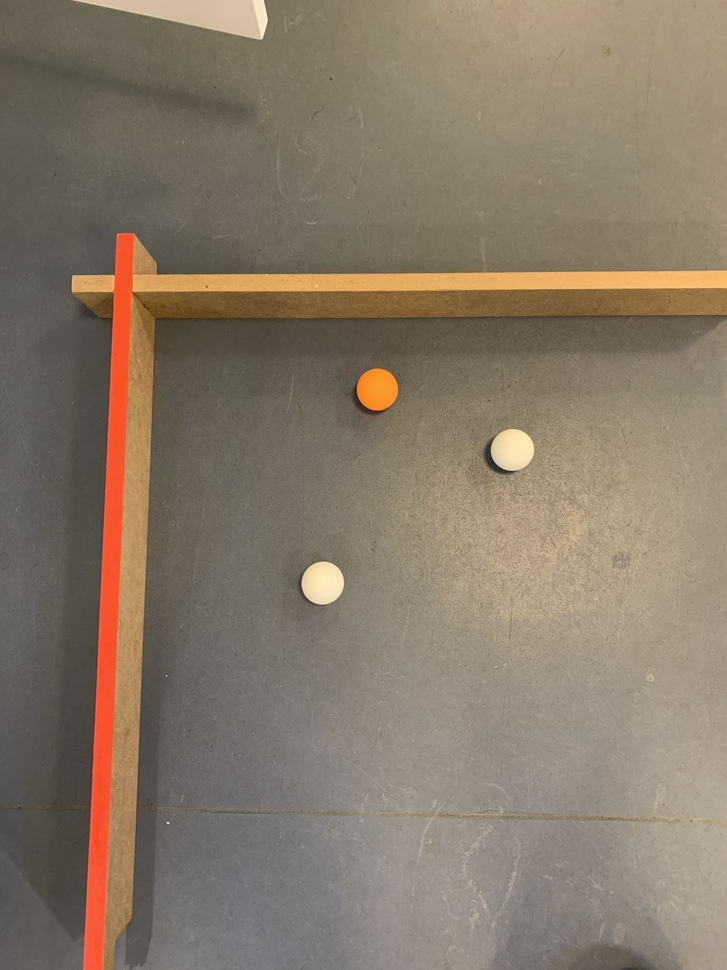
#> input picture images/1.jpg, 727 x 970 px, shrunk from 3024 x 4032 before the run
$ python PreprocessImage.py
#> lines starting #> are read from the running program, lines starting #| are printed output that depends on the picture; after the words box and inside, x2 and y2 are one past the last pixel; in counts of white or black regions, pixels touching at a corner belong together
# -*- coding: utf-8 -*-
"""
Created on Tue Feb  6 16:18:10 2024

@author: MagnusStarkadOttosen
"""

import cv2
import numpy as np

#Path from where images comes from and path where the processed images are stored
input_folder_path = 'images/'
output_folder_path = 'images/'

#Name of the image to be used
image_name = '1.jpg'

input_image_path = input_folder_path + image_name

image = cv2.imread(input_image_path)
#> image is the input picture: shape (970, 727, 3); mean B, G, R 104.4, 121.3, 135.4

#Only proceed if an image is found
if image is not None:
    #Convert to gray scale
    gray = cv2.cvtColor(image, cv2.COLOR_BGR2GRAY)
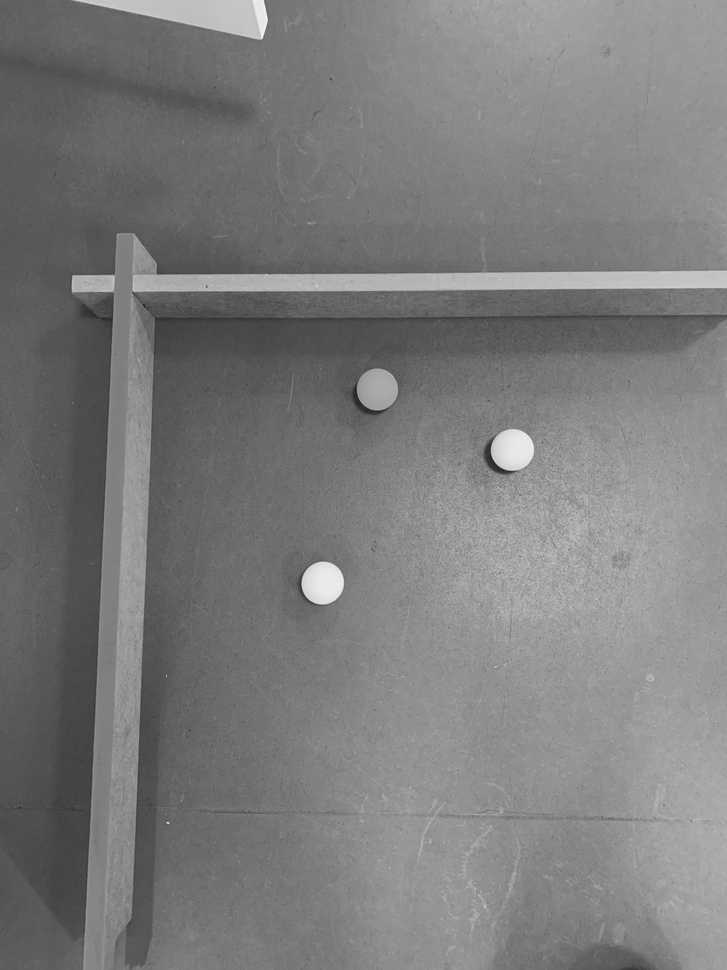
#> gray: shape (970, 727); min 28, max 246, mean 123.6

    #Compute the threashhold for the edge detection
    v = np.median(gray)
#> v = 125
    sigma = 0.33
    lower_thresh = int(max(0, (1.0 - sigma) * v))
#> lower_thresh = 83
    upper_thresh = int(min(255, (1.0 + sigma) * v))
#> upper_thresh = 166

    #Edge detection
    canny = cv2.Canny(gray, lower_thresh, upper_thresh, 10)
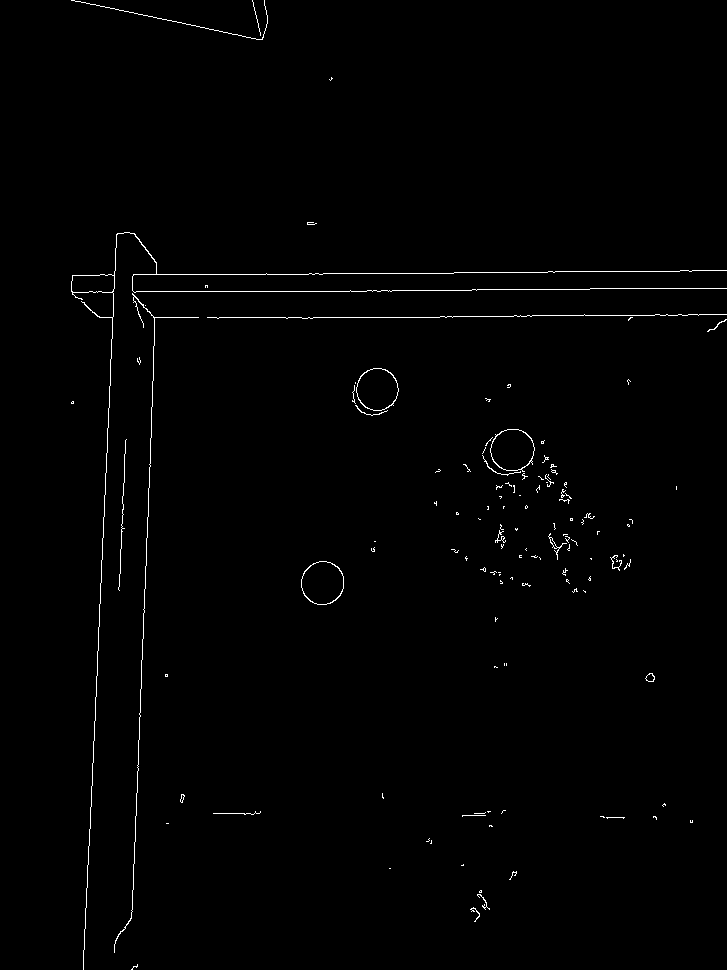
#> canny: shape (970, 727); 0.81% white in thin lines or dots

    print("After Canny")

    #circles = cv2.HoughCircles(canny,cv2.HOUGH_GRADIENT,1,20,param1=50,param2=30,minRadius=5,maxRadius=0)

    median = cv2.medianBlur(gray,5)
    blurred = cv2.GaussianBlur(median, (5, 5), 0)


    rows = gray.shape[0]
#> rows = 970
    circles = cv2.HoughCircles(blurred, cv2.HOUGH_GRADIENT, 1, rows / 8,param1=100, param2=30,minRadius=10, maxRadius=100)
#> circles = [[512.5, 449.5, 21], [322.5, 582.5, 20.7], [377.5, 388.5, 20.5]]

    print("Before If")

    if circles is not None:
        circles = np.uint16(np.around(circles))
#> circles = [[512, 450, 21], [322, 582, 21], [378, 388, 20]]
        for i in circles[0, :]:
            center = (i[0], i[1])
            # circle center
            cv2.circle(image, center, 1, (0, 100, 100), 3)
            # circle outline
            radius = i[2]
            cv2.circle(image, center, radius, (255, 0, 255), 3)
#> this loop made 3 passes
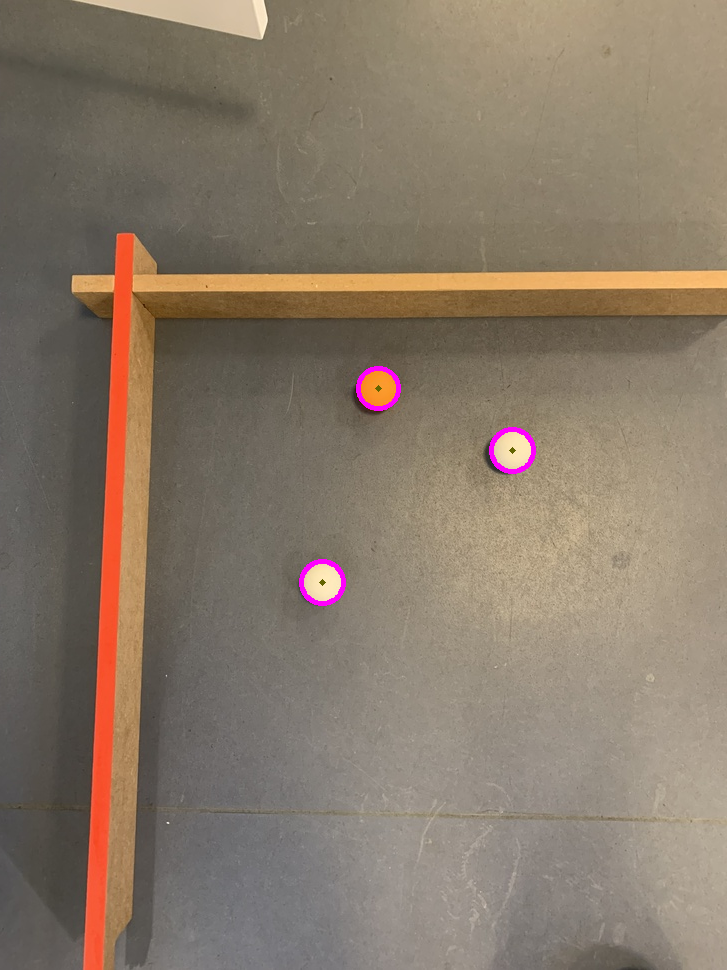
#> image: shape (970, 727, 3); 0.29% of pixels changed, all inside (x1, y1, x2, y2) = (299, 366, 536, 606)

    print("After if")


    linesP = cv2.HoughLinesP(canny, 1, np.pi / 180, 50, None, 50, 10)
#> linesP = 21 rows, first 6: [143, 638, 149, 464], [153, 317, 452, 317], [133, 291, 391, 291], [133, 274, 322, 274], [134, 863, 142, 639], [548, 271, 691, 271]
    if linesP is not None:
        for i in range(0, len(linesP)):
            l = linesP[i][0]
            cv2.line(image, (l[0], l[1]), (l[2], l[3]), (0,0,255), 3, cv2.LINE_AA)
#> this loop made 21 passes
#> l on passes 1 to 12: [143, 638, 149, 464], [153, 317, 452, 317], [133, 291, 391, 291], [133, 274, 322, 274], [134, 863, 142, 639], [548, 271, 691, 271], [85, 917, 95, 708], [514, 315, 698, 315], [102, 547, 110, 377], [110, 370, 117, 233], [309, 273, 453, 273], [590, 288, 726, 288]
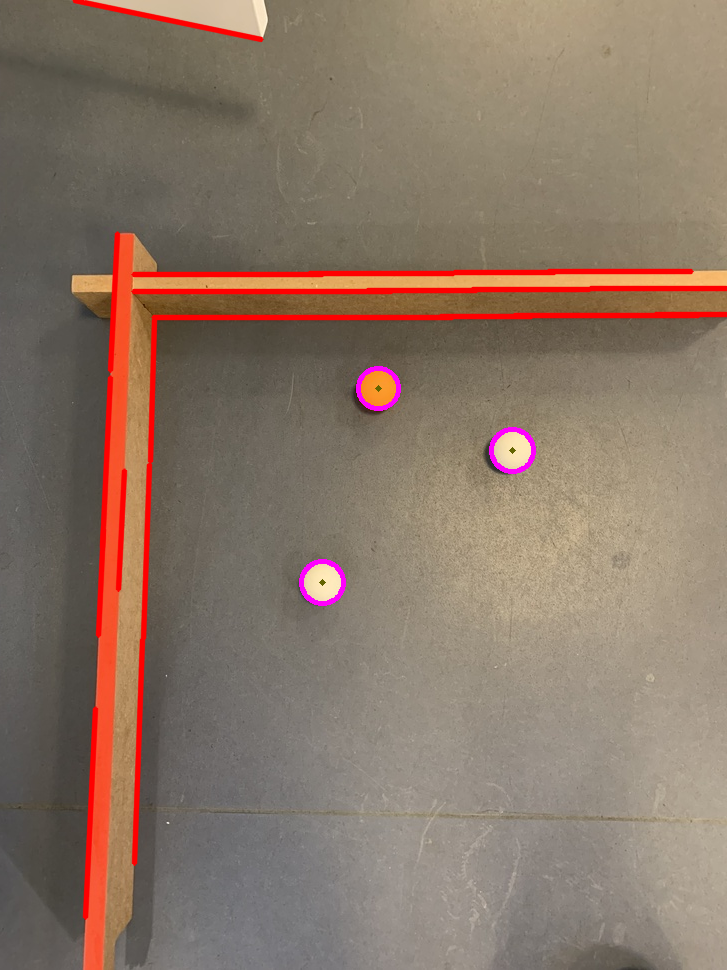
#> image: shape (970, 727, 3); 3.2% of pixels changed, all inside (x1, y1, x2, y2) = (72, 0, 727, 920)

    # [6 lines of commented-out code are left out]
    output_image_name = 'processed_' + image_name
    output_image_path = output_folder_path + output_image_name
    cv2.imwrite(output_image_path, image)
    print(f"Processed image saved at: {output_image_path}")
else:
    print("Error: Image not found. Please check the input folder path and image name.")
